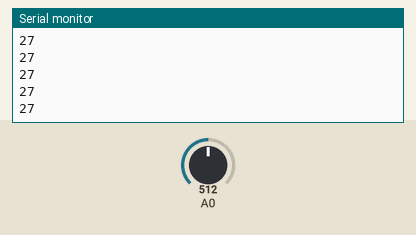
This sketch was run on a simulated Arduino Uno, built with avr-gcc and run on an emulated ATmega328P. Parts: the last lines printed to the serial monitor. Inputs (shaded band) come from the test bench; at power-on: A0 = 512.

Above: at 1.2 s.
1.3 s: A0 set to 716
At 2.3 s:
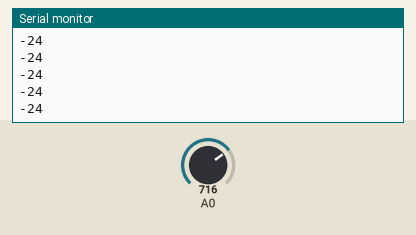
2.8 s: A0 set to 900
At 3.3 s:
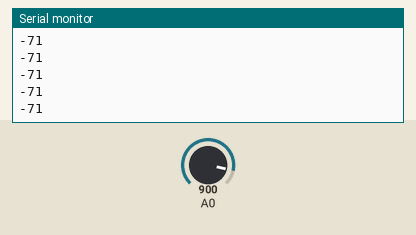
Timing chart, 0 to 5.8 s (numbered marks = the images above; inputs shaded):
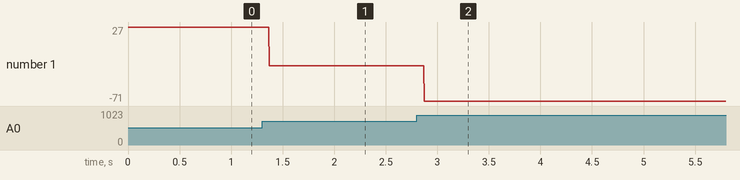

Measured:
- after the input at 1.3 s, the serial monitor: prints a new line after 0.07 s (image 1)
- after the input at 2.8 s, the serial monitor: prints a new line after 0.07 s (image 2)
- plotted number 1: 27 → -24 after the input at 1.3 s, -24 → -71 after the input at 2.8 s

The sketch:

soilTest.ino
```cpp
const int airValue = 620;
const int waterValue = 230;
int soilMoistureValue = 0;
int soilMoisturePercent = 0;


void setup() {
  // put your setup code here, to run once:
  Serial.begin(9600);
}

void loop() {
  // put your main code here, to run repeatedly:
  soilMoistureValue = analogRead(A0);
  //Serial.println(soilMoistureValue);
  soilMoisturePercent = map(soilMoistureValue, airValue, waterValue, 0, 100);
  Serial.println(soilMoisturePercent);
}
```
